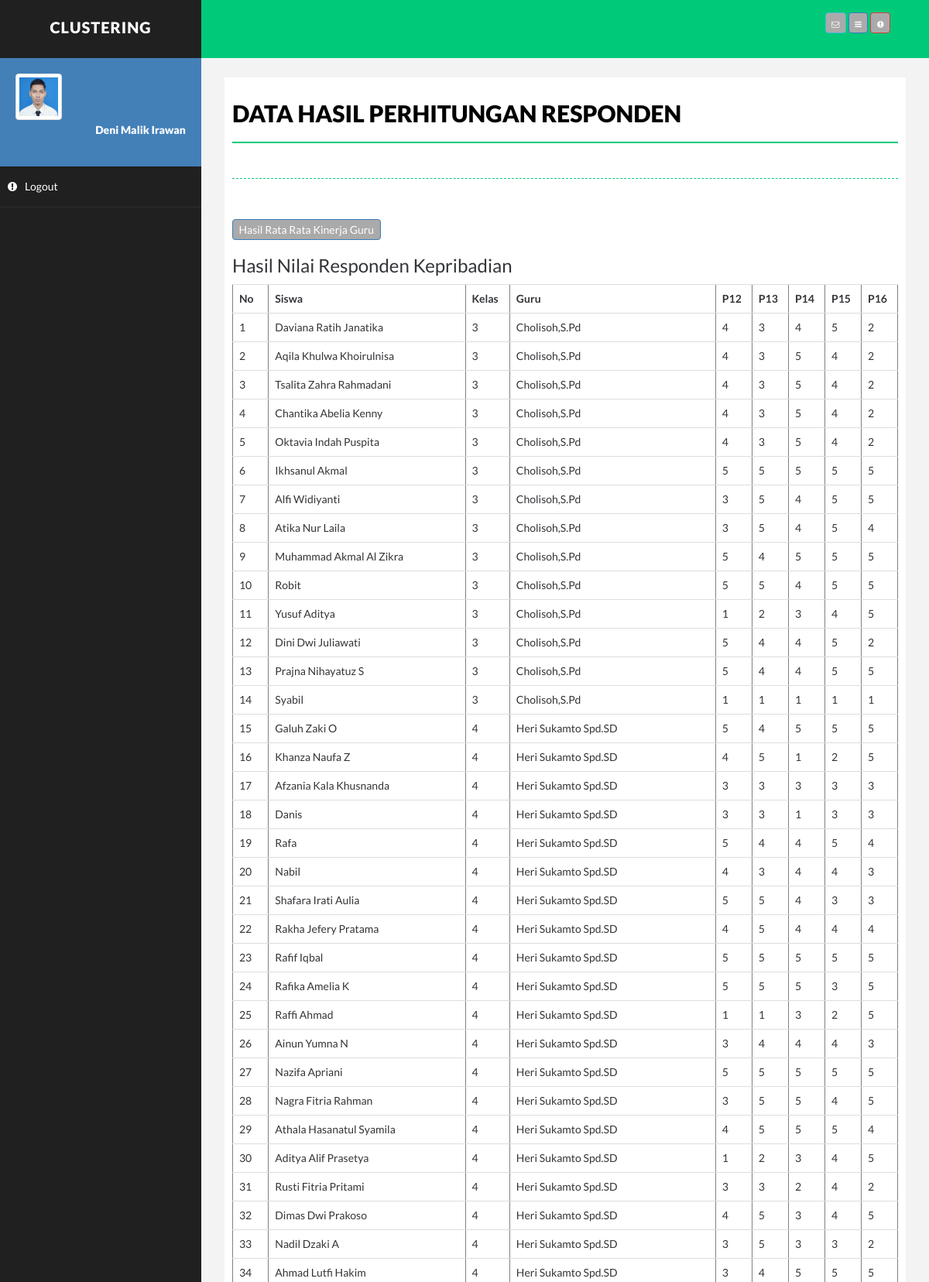
The app's page /kepribadian.php (upper part) with its own data.
### tables this page shows
CREATE TABLE `hasil` (
  `id` int(10) NOT NULL,
  `nama` varchar(150) NOT NULL,
  `absen` int(10) NOT NULL,
  `jekel` varchar(75) NOT NULL,
  `kelas` varchar(75) NOT NULL,
  `tempat` varchar(75) NOT NULL,
  `tanggal` date NOT NULL,
  `alamat` varchar(75) NOT NULL,
  `guru` varchar(75) NOT NULL,
  `mp1` int(10) DEFAULT NULL,
  `mp2` int(10) DEFAULT NULL,
  `mp3` int(10) DEFAULT NULL,
  `mp4` int(10) DEFAULT NULL,
  `mp5` int(10) DEFAULT NULL,
  `mp6` int(10) DEFAULT NULL,
  `ti1` int(10) DEFAULT NULL,
  `ti2` int(10) DEFAULT NULL,
  `ti3` int(10) DEFAULT NULL,
  `ti4` int(10) DEFAULT NULL,
  `ti5` int(10) DEFAULT NULL,
  `si1` int(10) DEFAULT NULL,
  `si2` int(10) DEFAULT NULL,
  `si3` int(10) DEFAULT NULL,
  `si4` int(10) DEFAULT NULL,
  `si5` int(10) DEFAULT NULL,
  `km1` int(10) DEFAULT NULL,
  `km2` int(10) DEFAULT NULL,
  `km3` int(10) DEFAULT NULL,
  `km4` int(10) DEFAULT NULL,
  `km5` int(10) NOT NULL
);

### kepribadian.php (the view, shortened to what this page needs)
<!DOCTYPE html>
<html xmlns="http://www.w3.org/1999/xhtml">
<head>
    <link href="assets/css/bootstrap.css" rel="stylesheet" />
    <link href="assets/css/font-awesome.css" rel="stylesheet" />
    <link href="assets/css/basic.css" rel="stylesheet" />
    <link href="assets/css/custom.css" rel="stylesheet" />
</head>
<body>
    <div id="wrapper">
        <nav class="navbar navbar-default navbar-cls-top " role="navigation" style="margin-bottom: 0">
            <div class="navbar-header">
                <a class="navbar-brand" href="index.html">Clustering</a>
            </div>
            <div class="header-right">
                  <a href="gambar.php" class="btn btn-info" title="Gambar"><b> </b><i class="fa fa-envelope-o fa-2x"></i></a>
                <a href="kalender.php" class="btn btn-primary" title="Calendar"><b></b><i class="fa fa-bars fa-2x"></i></a>
                <a href="video.php" class="btn btn-danger" title="Video"><i class="fa fa-exclamation-circle fa-2x"></i></a>
            </div>
        </nav>
<?php
include"menu.php";
?>
<head>
</head>
        <div id="page-wrapper">
          <div id="page-inner">
                <div class="row">
                    <div class="col-md-12">
                        <h1 class="page-head-line">Data Hasil Perhitungan Responden</h1>
                      <h1 class="page-subhead-line"></h1>
                    </div>
                </div>
</head>
<!DOCTYPE html>
<html>
<head>
<link rel="stylesheet" type="text/css" href="style.css">
</head>
<body>
	<br/>
	<a href='sosial.php' target='_blank'  class='btn btn-primary'> Hasil Rata Rata Kinerja Guru </a>
	<h3>Hasil Nilai Responden Kepribadian </h3>
	<table border="1" class="table">
		<tr>
			<th>No</th>
			<th>Siswa</th>
			<th>Kelas </th>
			<th>Guru</th>
			<th>P12</th>
			<th>P13</th>
			<th>P14</th>
			<th>P15</th>
			<th>P16</th>
		</tr>
		<?php
		$query_mysql = mysql_query("SELECT * FROM hasil")or die(mysql_error());
		$nomor = 1;
        while($data = mysql_fetch_array($query_mysql)){
		?>
		<tr>
<td><?php echo $nomor++; ?></td>
<td><?php echo $data['nama']; ?></td>
<td><?php echo $data['kelas']; ?></td>
<td><?php echo $data['guru']; ?></td>
<td><?php echo $data['si1']; ?></td>
<td><?php echo $data['si2']; ?></td>
<td><?php echo $data['si3']; ?></td>
<td><?php echo $data['si4']; ?></td>
<td><?php echo $data['si5']; ?></td>
		</tr>
		<?php } ?>
	</table>
</body>
</html>
            </div>
        </div>
    </div>
</body>
</html>

### assets/css/basic.css (style rules this page uses)
body { font-family: 'Open Sans', sans-serif; line-height:25px; }
#wrapper { width: 100%; background: #202020; }
#page-wrapper { padding: 15px 15px; min-height: 600px; background: #F3F3F3; }
#page-inner { width: 100%; margin: 10px 20px 10px 0px; background-color: #fff!important; padding: 10px; min-height: 1200px; }
.page-head-line { font-size: 30px; text-transform: uppercase; color: #000; font-weight: 800; padding-bottom: 20px; border-bottom: 2px solid #00CA79; margin-bottom: 10px; }
.page-subhead-line { font-size: 14px; padding-top: 5px; padding-bottom: 20px; font-style:italic; margin-bottom:30px; border-bottom:1px dashed #00CA79; }
.navbar-cls-top .navbar-brand { color: #fff; background: #202020; width: 260px; text-align: center; height: 75px; font-size: 20px; letter-spacing: 1px; font-weight: 900; padding-top: 25px; text-transform:uppercase; }
.header-right { color: #fff; padding: 15px 50px 5px 50px; float: right; font-size: 16px; }
.navbar-cls-top { background: #00CA79; border-bottom: none; }
.navbar-default { border: 0px solid black; }
.navbar-header { background: #000000; }
@media (min-width:768px) { #page-wrapper { margin: 0 0 0 260px; padding: 15px 30px; min-height: 1200px; } }
@media (min-width:768px) { .navbar { border-radius: 0px; } }

### Chart/samples/style.css (style rules this page uses)
body, html { color: #333538; font-family: 'Lato', sans-serif; line-height: 1.6; padding: 0; margin: 0; }
a { color: #f27173; text-decoration: none; }
.btn { background-color: #aaa; border-radius: 4px; color: white; padding: 0.25rem 0.75rem; }
.btn .fa { font-size: 1rem; }

### records on screen
hasil: nama "Daviana Ratih Janatika", kelas "3", guru "Cholisoh,S.Pd", si1 "4", si2 "3", si3 "4", si4 "5", si5 "2"
hasil: nama "Aqila Khulwa Khoirulnisa", kelas "3", guru "Cholisoh,S.Pd", si1 "4", si2 "3", si3 "5", si4 "4", si5 "2"
hasil: nama "Tsalita Zahra Rahmadani", kelas "3", guru "Cholisoh,S.Pd", si1 "4", si2 "3", si3 "5", si4 "4", si5 "2"
hasil: nama "Chantika Abelia Kenny", kelas "3", guru "Cholisoh,S.Pd", si1 "4", si2 "3", si3 "5", si4 "4", si5 "2"
hasil: nama "Oktavia Indah Puspita", kelas "3", guru "Cholisoh,S.Pd", si1 "4", si2 "3", si3 "5", si4 "4", si5 "2"
hasil: nama "Ikhsanul Akmal", kelas "3", guru "Cholisoh,S.Pd", si1 "5", si2 "5", si3 "5", si4 "5", si5 "5"
hasil: nama "Alfi Widiyanti", kelas "3", guru "Cholisoh,S.Pd", si1 "3", si2 "5", si3 "4", si4 "5", si5 "5"
hasil: nama "Atika Nur Laila", kelas "3", guru "Cholisoh,S.Pd", si1 "3", si2 "5", si3 "4", si4 "5", si5 "4"
hasil: nama "Muhammad Akmal Al Zikra", kelas "3", guru "Cholisoh,S.Pd", si1 "5", si2 "4", si3 "5", si4 "5", si5 "5"
hasil: nama "Robit", kelas "3", guru "Cholisoh,S.Pd", si1 "5", si2 "5", si3 "4", si4 "5", si5 "5"
hasil: nama "Yusuf Aditya", kelas "3", guru "Cholisoh,S.Pd", si1 "1", si2 "2", si3 "3", si4 "4", si5 "5"
hasil: nama "Dini Dwi Juliawati", kelas "3", guru "Cholisoh,S.Pd", si1 "5", si2 "4", si3 "4", si4 "5", si5 "2"
hasil: nama "Prajna Nihayatuz S", kelas "3", guru "Cholisoh,S.Pd", si1 "5", si2 "4", si3 "4", si4 "5", si5 "5"
hasil: nama "Syabil", kelas "3", guru "Cholisoh,S.Pd", si1 "1", si2 "1", si3 "1", si4 "1", si5 "1"
hasil: nama "Galuh Zaki O", kelas "4", guru "Heri Sukamto Spd.SD", si1 "5", si2 "4", si3 "5", si4 "5", si5 "5"
hasil: nama "Khanza Naufa Z", kelas "4", guru "Heri Sukamto Spd.SD", si1 "4", si2 "5", si3 "1", si4 "2", si5 "5"
hasil: nama "Afzania Kala Khusnanda", kelas "4", guru "Heri Sukamto Spd.SD", si1 "3", si2 "3", si3 "3", si4 "3", si5 "3"
hasil: nama "Danis", kelas "4", guru "Heri Sukamto Spd.SD", si1 "3", si2 "3", si3 "1", si4 "3", si5 "3"
hasil: nama "Rafa", kelas "4", guru "Heri Sukamto Spd.SD", si1 "5", si2 "4", si3 "4", si4 "5", si5 "4"
hasil: nama "Nabil", kelas "4", guru "Heri Sukamto Spd.SD", si1 "4", si2 "3", si3 "4", si4 "4", si5 "3"
hasil: nama "Shafara Irati Aulia", kelas "4", guru "Heri Sukamto Spd.SD", si1 "5", si2 "5", si3 "4", si4 "3", si5 "3"
hasil: nama "Rakha Jefery Pratama", kelas "4", guru "Heri Sukamto Spd.SD", si1 "4", si2 "5", si3 "4", si4 "4", si5 "4"
hasil: nama "Rafif Iqbal", kelas "4", guru "Heri Sukamto Spd.SD", si1 "5", si2 "5", si3 "5", si4 "5", si5 "5"
hasil: nama "Rafika Amelia K", kelas "4", guru "Heri Sukamto Spd.SD", si1 "5", si2 "5", si3 "5", si4 "3", si5 "5"
hasil: nama "Raffi Ahmad", kelas "4", guru "Heri Sukamto Spd.SD", si1 "1", si2 "1", si3 "3", si4 "2", si5 "5"
hasil: nama "Ainun Yumna N", kelas "4", guru "Heri Sukamto Spd.SD", si1 "3", si2 "4", si3 "4", si4 "4", si5 "3"
hasil: nama "Nazifa Apriani", kelas "4", guru "Heri Sukamto Spd.SD", si1 "5", si2 "5", si3 "5", si4 "5", si5 "5"
hasil: nama "Nagra Fitria Rahman", kelas "4", guru "Heri Sukamto Spd.SD", si1 "3", si2 "5", si3 "5", si4 "4", si5 "5"
hasil: nama "Athala Hasanatul Syamila", kelas "4", guru "Heri Sukamto Spd.SD", si1 "4", si2 "5", si3 "5", si4 "5", si5 "4"
hasil: nama "Aditya Alif Prasetya", kelas "4", guru "Heri Sukamto Spd.SD", si1 "1", si2 "2", si3 "3", si4 "4", si5 "5"
hasil: nama "Rusti Fitria Pritami", kelas "4", guru "Heri Sukamto Spd.SD", si1 "3", si2 "3", si3 "2", si4 "4", si5 "2"
hasil: nama "Dimas Dwi Prakoso", kelas "4", guru "Heri Sukamto Spd.SD", si1 "4", si2 "5", si3 "3", si4 "4", si5 "5"
hasil: nama "Nadil Dzaki A", kelas "4", guru "Heri Sukamto Spd.SD", si1 "3", si2 "5", si3 "3", si4 "3", si5 "2"
hasil: nama "Ahmad Lutfi Hakim", kelas "4", guru "Heri Sukamto Spd.SD", si1 "3", si2 "4", si3 "5", si4 "5", si5 "5"
